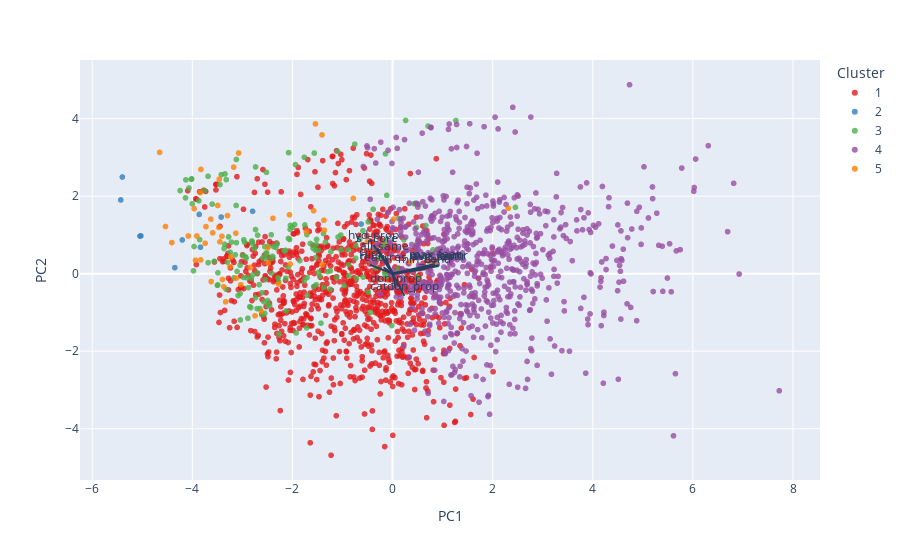

Notebook source saved alongside this figure:
### Code cell
#PCA biplot w/ loadings for TESTING SET
X_test_scaled = X_test_scaled.drop('clusters', axis = 1)
X_test_clusterlabels.set_index(X_test_scaled.index, inplace = True)
X_test_scaled['clusters'] = X_test_clusterlabels

plotX = X_test_scaled.copy()

plotX['clusters'] = plotX['clusters'].astype(str)
plotX['clusters'].replace(['4'], '5', inplace = True)
plotX['clusters'].replace(['3'], '4', inplace = True)
plotX['clusters'].replace(['2'], '3', inplace = True)
plotX['clusters'].replace(['1'], '2', inplace = True)
plotX['clusters'].replace(['0'], '1', inplace = True)
plotX.sort_values(by=['clusters'], inplace = True)
#print(plotX)

features = list(plotX.columns[:-3])
print(features)
X = plotX[features]
pca = PCA(n_components=2)
components = pca.fit_transform(X)
loadings = pca.components_.T * np.sqrt(pca.explained_variance_)

fig = px.scatter(components, x=0, y=1, color=plotX['clusters'], color_discrete_sequence=['rgba(228,26,28,0.8)', 'rgba(55,126,184, 0.8)', 'rgba(77,175,74, 0.8)', 'rgba(152,78,163, 0.8)', 'rgba(255,127,0, 0.8)'],
                labels={
                    "0": "PC1",
                    "1": "PC2",
                    "color": "Cluster"
                })

for i, feature in enumerate(features):
    fig.add_shape(
        type='line',
        x0=0, y0=0,
        x1=loadings[i, 0],
        y1=loadings[i, 1]
    )
    fig.add_annotation(
        x=loadings[i, 0],
        y=loadings[i, 1],
        ax=0, ay=0,
        xanchor="center",
        yanchor="bottom",
        text=feature,
    )
fig.show()

### Figure 1 — Plotly figure (JSON) as saved in the notebook; plotly's stock layout.template omitted (floating-point values rounded to 4 significant figures; data arrays with more than 128 entries replaced by an {"elided": "..."} marker saying what was removed)
{"data": [{"hovertemplate": "Cluster=1<br>PC1=%{x}<br>PC2=%{y}<extra></extra>", "legendgroup": "1", "marker": {"color": "rgba(228,26,28,0.8)", "symbol": "circle"}, "mode": "markers", "name": "1", "showlegend": true, "type": "scattergl", "x": {"elided": "871 float values"}, "xaxis": "x", "y": {"elided": "871 float values"}, "yaxis": "y"}, {"hovertemplate": "Cluster=2<br>PC1=%{x}<br>PC2=%{y}<extra></extra>", "legendgroup": "2", "marker": {"color": "rgba(55,126,184, 0.8)", "symbol": "circle"}, "mode": "markers", "name": "2", "showlegend": true, "type": "scattergl", "x": [-3.422, -5.43, -2.796, -0.6266, -5.397, -4.201, -5.046, -3.862, -5.027, -4.35, -3.837], "xaxis": "x", "y": [1.46, 1.902, 1.609, 1.28, 2.494, 0.8709, 0.9706, 1.529, 0.9756, 0.1552, 0.6835], "yaxis": "y"}, {"hovertemplate": "Cluster=3<br>PC1=%{x}<br>PC2=%{y}<extra></extra>", "legendgroup": "3", "marker": {"color": "rgba(77,175,74, 0.8)", "symbol": "circle"}, "mode": "markers", "name": "3", "showlegend": true, "type": "scattergl", "x": {"elided": "179 float values"}, "xaxis": "x", "y": {"elided": "179 float values"}, "yaxis": "y"}, {"hovertemplate": "Cluster=4<br>PC1=%{x}<br>PC2=%{y}<extra></extra>", "legendgroup": "4", "marker": {"color": "rgba(152,78,163, 0.8)", "symbol": "circle"}, "mode": "markers", "name": "4", "showlegend": true, "type": "scattergl", "x": {"elided": "697 float values"}, "xaxis": "x", "y": {"elided": "697 float values"}, "yaxis": "y"}, {"hovertemplate": "Cluster=5<br>PC1=%{x}<br>PC2=%{y}<extra></extra>", "legendgroup": "5", "marker": {"color": "rgba(255,127,0, 0.8)", "symbol": "circle"}, "mode": "markers", "name": "5", "showlegend": true, "type": "scattergl", "x": [-3.03, -2.747, -3.91, -3.594, -3.469, 0.02027, -0.5033, -1.721, -3.335, 0.3493, -2.482, -1.41, -0.7836, -3.247, -1.363, -3.937, -3.375, -3.744, -4.653, -3.827, -2.045, -3.624, -3.629, -1.372, -3.492, -3.45, -1.409, -4.536, -3.398, -2.278, -3.298, -3.964, -3.832, -3.841, -2.84, -4.409, -3.124, -3.173, -2.389, -1.54, -3.13, -3.232, -3.075, 0.8222, 2.312, -4.081, -2.059, -1.576, -2.62, -3.462, -3.408, -3.727, -2.496], "xaxis": "x", "y": [-0.283, -1.086, 0.9719, 1.053, 1.195, 1.408, 0.8273, 1.084, -0.7257, 0.3084, 0.2799, 3.579, 1.941, 0.1849, 1.121, 0.3457, -0.3334, 0.7861, 3.128, 2.69, 0.2495, -0.2042, 1.407, 1.378, 1.76, 0.8208, 0.2356, 1.217, -0.15, -0.2682, 1.498, 1.676, 0.3555, 2.089, 0.1608, 0.802, -0.1181, 2.748, 1.428, 3.863, 1.045, 0.4307, 3.113, 0.2645, 1.686, 0.9725, 1.52, 1.621, -0.9748, 2.436, 0.9657, 1.214, 0.6644], "yaxis": "y"}], "layout": {"annotations": [{"ax": 0, "ay": 0, "text": "Hits", "x": -0.4517, "xanchor": "center", "y": 0.2313, "yanchor": "bottom"}, {"ax": 0, "ay": 0, "text": "max_feat", "x": 0.845, "xanchor": "center", "y": 0.2479, "yanchor": "bottom"}, {"ax": 0, "ay": 0, "text": "avg_feat", "x": 0.8386, "xanchor": "center", "y": 0.1977, "yanchor": "bottom"}, {"ax": 0, "ay": 0, "text": "max_centr", "x": 0.9348, "xanchor": "center", "y": 0.2209, "yanchor": "bottom"}, {"ax": 0, "ay": 0, "text": "min_centr", "x": 0.6615, "xanchor": "center", "y": 0.1162, "yanchor": "bottom"}, {"ax": 0, "ay": 0, "text": "avg_centr", "x": 0.922, "xanchor": "center", "y": 0.1957, "yanchor": "bottom"}, {"ax": 0, "ay": 0, "text": "features", "x": -0.1805, "xanchor": "center", "y": 0.166, "yanchor": "bottom"}, {"ax": 0, "ay": 0, "text": "all_same", "x": -0.1537, "xanchor": "center", "y": 0.4507, "yanchor": "bottom"}, {"ax": 0, "ay": 0, "text": "s_score", "x": -0.3011, "xanchor": "center", "y": 0.6582, "yanchor": "bottom"}, {"ax": 0, "ay": 0, "text": "hyd_prop", "x": -0.3788, "xanchor": "center", "y": 0.7381, "yanchor": "bottom"}, {"ax": 0, "ay": 0, "text": "don_prop", "x": 0.06143, "xanchor": "center", "y": -0.3657, "yanchor": "bottom"}, {"ax": 0, "ay": 0, "text": "catdon_prop", "x": 0.2368, "xanchor": "center", "y": -0.5701, "yanchor": "bottom"}], "legend": {"title": {"text": "Cluster"}, "tracegroupgap": 0}, "margin": {"t": 60}, "shapes": [{"type": "line", "x0": 0, "x1": -0.4517, "y0": 0, "y1": 0.2313}, {"type": "line", "x0": 0, "x1": 0.845, "y0": 0, "y1": 0.2479}, {"type": "line", "x0": 0, "x1": 0.8386, "y0": 0, "y1": 0.1977}, {"type": "line", "x0": 0, "x1": 0.9348, "y0": 0, "y1": 0.2209}, {"type": "line", "x0": 0, "x1": 0.6615, "y0": 0, "y1": 0.1162}, {"type": "line", "x0": 0, "x1": 0.922, "y0": 0, "y1": 0.1957}, {"type": "line", "x0": 0, "x1": -0.1805, "y0": 0, "y1": 0.166}, {"type": "line", "x0": 0, "x1": -0.1537, "y0": 0, "y1": 0.4507}, {"type": "line", "x0": 0, "x1": -0.3011, "y0": 0, "y1": 0.6582}, {"type": "line", "x0": 0, "x1": -0.3788, "y0": 0, "y1": 0.7381}, {"type": "line", "x0": 0, "x1": 0.06143, "y0": 0, "y1": -0.3657}, {"type": "line", "x0": 0, "x1": 0.2368, "y0": 0, "y1": -0.5701}], "xaxis": {"anchor": "y", "domain": [0, 1], "title": {"text": "PC1"}}, "yaxis": {"anchor": "x", "domain": [0, 1], "title": {"text": "PC2"}}}}
